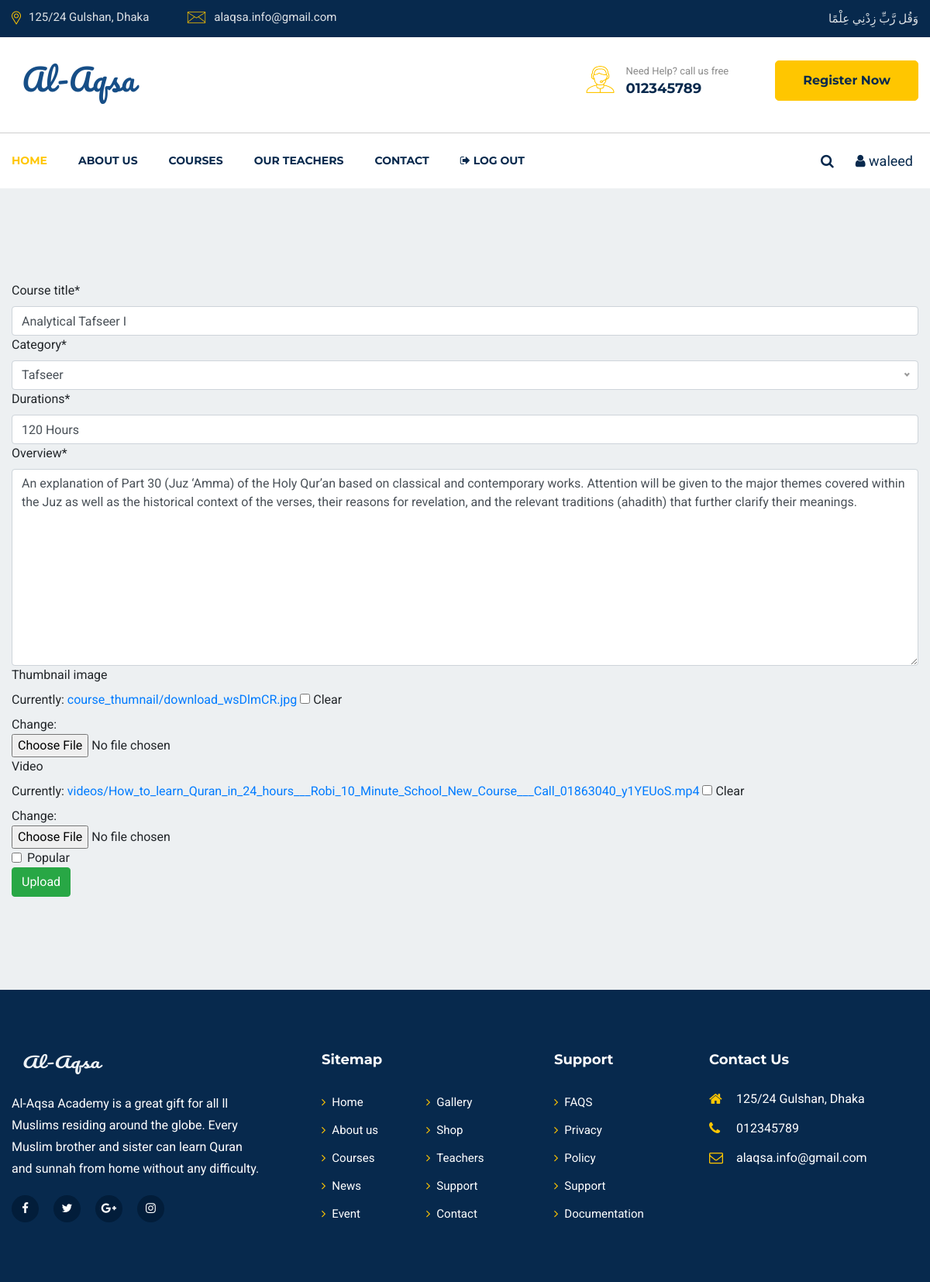
The app's page /upadate/9/ (signed in) with its own data.
### aqsa/models.py (models this page shows, shortened)
class Setting(models.Model):
    header_logo = models.ImageField(blank=True, upload_to='logo/')
    footer_logo = models.ImageField(blank=True, upload_to='logo/')
    short_description = models.TextField()
    helpline = models.CharField(blank=True, max_length=50)
    address = models.CharField(blank=True, max_length=150)
    official_mail=models.CharField(blank=True, max_length=50)
    created_at = models.DateTimeField(auto_now_add=True)
    updated_at = models.DateTimeField(auto_now=True)

class Course(models.Model):
    instructor = models.ForeignKey(Tutor, on_delete=models.CASCADE)
    course_title = models.CharField(max_length=150)
    category = models.ForeignKey(CourseCategory, on_delete=models.CASCADE)
    durations = models.CharField(max_length=100)
    overview = models.TextField()
    thumbnail_image = models.ImageField(blank=True, upload_to='course_thumnail/')
    video = models.FileField(upload_to='videos/', blank=True)
    popular = models.BooleanField(default=False, blank=True)
    created_at = models.DateTimeField(auto_now_add=True)
    updated_at = models.DateTimeField(auto_now=True)

### aqsa/views.py (the view)
# urls.py: path('upadate/<int:id>/', updateCourse, name="update-course"),
@login_required
def updateCourse(request,id):
    settings_data = get_object_or_404(Setting, id=1)
    u = get_object_or_404(Tutor, name= request.user.id)
    course = get_object_or_404(Course, id=id)
    form = CreateCourseForm(request.POST or None, request.FILES or None, instance=course)
    if form.is_valid():
        instance = form.save(commit=False)
        instance.instructor = u
        instance.save();
        return redirect('instructor-profile')
    context = {
        'form':form,
        "settings_data":settings_data,
    }
    return render(request, "create.html", context)

### templates/create.html (shortened to what this page needs)
{% load static %}
{% load crispy_forms_tags %}
    {% include 'header.html' %}
<section id="courses-part" class="pt-120 pb-120 gray-bg">
<div class="container">
    <div class="row">
        <div class="col-lg-12">
            <form action ="" method="POST" enctype="multipart/form-data">
                {{ form|crispy }}
                <button type="submit" class="btn btn-success">Upload</button>
            </form>
        </div>
    </div>
</div>
</section>
  {% include 'footer.html' %}

### templates/header.html (shortened to what this page needs)
{% load static %}
<!doctype html>
<html lang="en">
<head>
    <link rel="stylesheet" href="{%static ''%}css/slick.css">
    <link rel="stylesheet" href="{%static ''%}css/animate.css">
    <link rel="stylesheet" href="{%static ''%}css/nice-select.css">
    <link rel="stylesheet" href="{%static ''%}css/jquery.nice-number.min.css">
    <link rel="stylesheet" href="{%static ''%}css/magnific-popup.css">
    <link rel="stylesheet" href="{%static ''%}css/bootstrap.min.css">
    <link rel="stylesheet" href="{%static ''%}css/font-awesome.min.css">
    <link rel="stylesheet" href="{%static ''%}css/default.css">
    <link rel="stylesheet" href="{%static ''%}css/style.css">
    <link rel="stylesheet" href="{%static ''%}css/responsive.css">
</head>
<body>
    <header id="header-part">
        <div class="header-top d-none d-lg-block">
            <div class="container">
                <div class="row">
                    <div class="col-lg-6">
                        <div class="header-contact text-lg-left text-center">
                            <ul>
                                <li><img src="{%static ''%}images/all-icon/map.png"
                                        alt="icon"><span>{{settings_data.address}}</span></li>
                                <li><img src="{%static ''%}images/all-icon/email.png"
                                        alt="icon"><span>{{settings_data.official_mail}}</span></li>
                            </ul>
                        </div>
                    </div>
                    <div class="col-lg-6">
                        <div class="header-opening-time text-lg-right text-center">
                            <p>وَقُل رَّبِّ زِدْنِي عِلْمًا </p>
                        </div>
                    </div>
                </div>
            </div>
        </div>
        <div class="header-logo-support pt-30 pb-30">
            <div class="container">
                <div class="row">
                    <div class="col-lg-4 col-md-4">
                        <div class="logo">
                            <a href="{% url 'index' %}">
                                <img src="{{settings_data.header_logo.url}}" alt="Logo">
                            </a>
                        </div>
                    </div>
                    <div class="col-lg-8 col-md-8">
                        <div class="support-button float-right d-none d-md-block">
                            <div class="support float-left">
                                <div class="icon">
                                    <img src="{%static ''%}images/all-icon/support.png" alt="icon">
                                </div>
                                <div class="cont">
                                    <p>Need Help? call us free</p>
                                    <span>{{settings_data.helpline}}</span>
                                </div>
                            </div>
                            <div class="button float-left">
                                <a href="{% url 'register' %}" class="main-btn">Register Now</a>
                            </div>
                        </div>
                    </div>
                </div>
            </div>
        </div>
        <div class="navigation">
            <div class="container">
                <div class="row">
                    <div class="col-lg-10 col-md-10 col-sm-9 col-8">
                        <nav class="navbar navbar-expand-lg">
                            <div class="collapse navbar-collapse sub-menu-bar" id="navbarSupportedContent">
                                <ul class="navbar-nav mr-auto">
                                    <li class="nav-item">
                                        <a class="active" href="{% url 'index' %}">Home</a>
                                    </li>
                                    <li class="nav-item">
                                        <a href="{% url 'about-us' %}">About us</a>
                                    </li>
                                    <li class="nav-item">
                                        <a href="{% url 'all-course' %}">Courses</a>
                                    </li>
                                    <li class="nav-item">
                                        <a href="{% url 'all-teacher' %}">Our teachers</a>
                                    </li>
                                    <li class="nav-item">
                                        <a href="{% url 'contact-us' %}">Contact</a>
                                    </li>
                                    {% if request.user.is_authenticated %}
                                    <li class="nav-item">
                                        <a href="{% url 'logout' %}"><i class="fa fa-sign-out"></i> Log Out</a>
                                    </li>
                                    {% else %}
                                    <li class="nav-item">
                                        <a href="{% url 'login' %}">Log In</a>
                                    </li>
                                    {% endif %}
                                </ul>
                            </div>
                        </nav>
                    </div>
                    <div class="col-lg-2 col-md-2 col-sm-3 col-4">
                        <div class="right-icon text-right">
                            <ul>
                                <li><a href="#" id="search"><i class="fa fa-search"></i></a></li>
                                {% if request.user.is_authenticated %}
                                <li><a href="{% url 'instructor-profile' %}"><i class="fa fa-user"></i> {{user}}</a>
                                </li>
                                {% endif %}
                            </ul>
                        </div>
                    </div>
                </div>
            </div>
        </div>
    </header>

### templates/footer.html (shortened to what this page needs)
{% load static %}
<footer id="footer-part">
    <div class="footer-top pt-40 pb-70">
        <div class="container">
            <div class="row">
                <div class="col-lg-4 col-md-6">
                    <div class="footer-about mt-40">
                        <div class="logo">
                            <a href="#"><img src="{{settings_data.footer_logo.url}}" alt="Logo"></a>
                        </div>
                        <p>{{settings_data.short_description}}</p>
                        <ul class="mt-20">
                            <li><a href="#"><i class="fa fa-facebook-f"></i></a></li>
                            <li><a href="#"><i class="fa fa-twitter"></i></a></li>
                            <li><a href="#"><i class="fa fa-google-plus"></i></a></li>
                            <li><a href="#"><i class="fa fa-instagram"></i></a></li>
                        </ul>
                    </div>
                </div>
                <div class="col-lg-3 col-md-6 col-sm-6">
                    <div class="footer-link mt-40">
                        <div class="footer-title pb-25">
                            <h6>Sitemap</h6>
                        </div>
                        <ul>
                            <li><a href="index-2.html"><i class="fa fa-angle-right"></i>Home</a></li>
                            <li><a href="about.html"><i class="fa fa-angle-right"></i>About us</a></li>
                            <li><a href="courses.html"><i class="fa fa-angle-right"></i>Courses</a></li>
                            <li><a href="blog.html"><i class="fa fa-angle-right"></i>News</a></li>
                            <li><a href="events.html"><i class="fa fa-angle-right"></i>Event</a></li>
                        </ul>
                        <ul>
                            <li><a href="#"><i class="fa fa-angle-right"></i>Gallery</a></li>
                            <li><a href="shop.html"><i class="fa fa-angle-right"></i>Shop</a></li>
                            <li><a href="teachers.html"><i class="fa fa-angle-right"></i>Teachers</a></li>
                            <li><a href="#"><i class="fa fa-angle-right"></i>Support</a></li>
                            <li><a href="contact.html"><i class="fa fa-angle-right"></i>Contact</a></li>
                        </ul>
                    </div>
                </div>
                <div class="col-lg-2 col-md-6 col-sm-6">
                    <div class="footer-link support mt-40">
                        <div class="footer-title pb-25">
                            <h6>Support</h6>
                        </div>
                        <ul>
                            <li><a href="#"><i class="fa fa-angle-right"></i>FAQS</a></li>
                            <li><a href="#"><i class="fa fa-angle-right"></i>Privacy</a></li>
                            <li><a href="#"><i class="fa fa-angle-right"></i>Policy</a></li>
                            <li><a href="#"><i class="fa fa-angle-right"></i>Support</a></li>
                            <li><a href="#"><i class="fa fa-angle-right"></i>Documentation</a></li>
                        </ul>
                    </div>
                </div>
                <div class="col-lg-3 col-md-6">
                    <div class="footer-address mt-40">
                        <div class="footer-title pb-25">
                            <h6>Contact Us</h6>
                        </div>
                        <ul>
                            <li>
                                <div class="icon">
                                    <i class="fa fa-home"></i>
                                </div>
                                <div class="cont">
                                    <p>{{settings_data.address}}</p>
                                </div>
                            </li>
                            <li>
                                <div class="icon">
                                    <i class="fa fa-phone"></i>
                                </div>
                                <div class="cont">
                                    <p>{{settings_data.helpline}}</p>
                                </div>
                            </li>
                            <li>
                                <div class="icon">
                                    <i class="fa fa-envelope-o"></i>
                                </div>
                                <div class="cont">
                                    <p>{{settings_data.official_mail}}</p>
                                </div>
                            </li>
                        </ul>
                    </div>
                </div>
            </div>
        </div>
    </div>
</footer>
</body>
</html>

### records on screen
Setting: address "125/24 Gulshan, Dhaka", official_mail "alaqsa.info@gmail.com", header_logo (picture), helpline "012345789", footer_logo (picture), short_description "Al-Aqsa Academy is a great gift for all ll Muslims residing around the globe. Every Muslim brother and sister can learn Quran and sunnah from home without any difficulty."
Course: course_title "Analytical Tafseer I", durations "120 Hours", overview "An explanation of Part 30 (Juz ‘Amma) of the Holy Qur’an based on classical and contemporary works. Attention will be given to the major themes covered within the Juz as well as the historical context of the verses, their reasons for revelation, and the relevant traditions (ahadith) that further clarify their meanings."

### other values on screen
{{ user }} "waleed"
